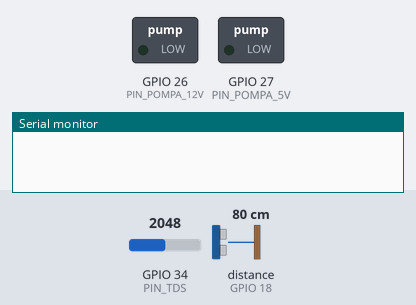
A sketch run on a simulated ESP32. On the bench: switched loads named in the sketch (green lamp = pin HIGH), the last lines printed to the serial monitor. Wiring (inferred from the names in the program): ultrasonic range finder: trigger GPIO 5; echo GPIO 18. The test bench sets the inputs (shaded band); at power-on: GPIO 34 (PIN_TDS) = 2048, distance to the obstacle (sensor on GPIO 18) 80 cm (analog values on the 0–4095 scale). The echo pulse lasts 58.3 µs per cm; WiFi joins after 1.5 s; servers stay silent unless stated; pins used as bus, display or sensor lines are not drawn.

Above: at 0.0 s.
At 2.2 s:
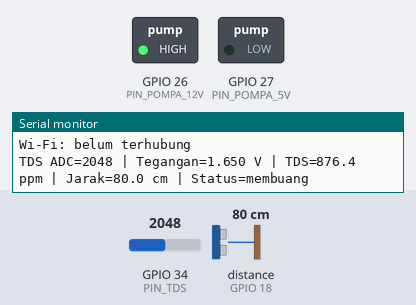
2.3 s: GPIO 34 (PIN_TDS) set to 12
4.1 s: GPIO 34 (PIN_TDS) set to 9
At 17.8 s:
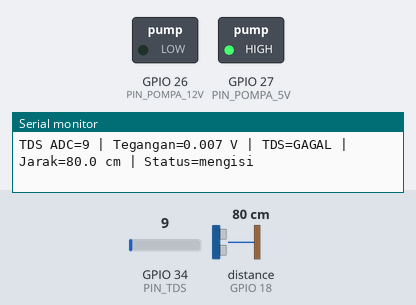
Timing chart, 0 to 18.1 s (numbered marks = the images above; inputs shaded):
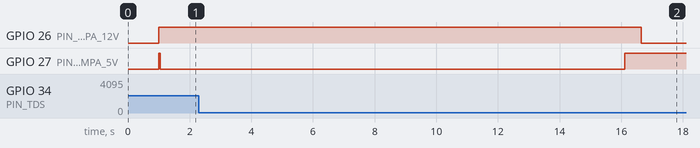

Measured:
- the behaviour switches between 11 and 10 on GPIO 34 (PIN_TDS) (found by bisection; images 1 and 2)

The sketch:

waterly_esp32_wifi_status.ino
```cpp
#include <WiFi.h>
#include <WebServer.h>
#include <math.h>

// Isi dengan nama dan password Wi-Fi/hotspot
const char* WIFI_SSID = "NAMA_WIFI";
const char* WIFI_PASSWORD = "PASSWORD_WIFI";

// Pin sensor
const int PIN_TDS  = 34;  // AO modul TDS ke GPIO34
const int PIN_TRIG = 5;   // TRIG ultrasonik
const int PIN_ECHO = 18;  // ECHO ultrasonik melalui pembagi tegangan

// Pin relay
const int PIN_POMPA_12V = 26; // IN1: pompa isi 12 V
const int PIN_POMPA_5V  = 27; // IN2: pompa buang 5 V

// true = relay aktif-LOW; false = relay aktif-HIGH
const bool RELAY_ACTIVE_LOW = true;
const int POMPA_ON  = RELAY_ACTIVE_LOW ? LOW : HIGH;
const int POMPA_OFF = RELAY_ACTIVE_LOW ? HIGH : LOW;

// Pengaturan sistem
const float BATAS_TDS_PPM = 330.0;
const float JARAK_TARGET_CM = 10.0;
const unsigned long DURASI_BUANG_MS = 15000UL; // Pompa buang 15 detik

// Koreksi satu titik: 400 ppm alat pembanding / 300 ppm sensor = 1.33
const float FAKTOR_KALIBRASI_TDS = 1.33f;

const int TDS_ADC_MIN_VALID = 10;
const int TDS_ADC_MAX_VALID = 4085;

WebServer server(80);

enum StatusSistem {
  MENUNGGU,
  MEMBUANG,
  MENUNGGU_ULTRASONIK,
  MENGISI
};

StatusSistem statusSistem = MENUNGGU;

float nilaiTDS = 0.0;
float teganganTDS = 0.0;
float jarakCM = -1.0;
int nilaiADC_TDS = 0;

bool tdsValid = false;
bool ultrasonikValid = false;
bool serverStarted = false;
unsigned long waktuLogWiFi = 0;

unsigned long waktuMulaiBuang = 0;

void matikanSemuaPompa() {
  digitalWrite(PIN_POMPA_5V, POMPA_OFF);
  digitalWrite(PIN_POMPA_12V, POMPA_OFF);
}

const char* namaStatus() {
  switch (statusSistem) {
    case MENUNGGU:
      return "menunggu";
    case MEMBUANG:
      return "membuang";
    case MENUNGGU_ULTRASONIK:
      return "menunggu_ultrasonik";
    case MENGISI:
      return "mengisi";
    default:
      return "tidak_diketahui";
  }
}

bool bacaTDS(float &hasilPPM) {
  const int JUMLAH_BACAAN = 10;
  uint32_t totalADC = 0;

  for (int i = 0; i < JUMLAH_BACAAN; i++) {
    totalADC += analogRead(PIN_TDS);
    delay(3);
  }

  nilaiADC_TDS = totalADC / JUMLAH_BACAAN;
  teganganTDS = nilaiADC_TDS * (3.3f / 4095.0f);

  if (nilaiADC_TDS <= TDS_ADC_MIN_VALID ||
      nilaiADC_TDS >= TDS_ADC_MAX_VALID) {
    return false;
  }

  // Perkiraan rumus sensor TDS analog pada sekitar 25°C
  hasilPPM =
      (133.42f * teganganTDS * teganganTDS * teganganTDS
       - 255.86f * teganganTDS * teganganTDS
       + 857.39f * teganganTDS) * 0.5f;

  // Faktor kalibrasi satu titik
  hasilPPM *= FAKTOR_KALIBRASI_TDS;

  return isfinite(hasilPPM) && hasilPPM >= 0.0f;
}

bool bacaUltrasonik(float &hasilCM) {
  digitalWrite(PIN_TRIG, LOW);
  delayMicroseconds(3);

  digitalWrite(PIN_TRIG, HIGH);
  delayMicroseconds(10);
  digitalWrite(PIN_TRIG, LOW);

  unsigned long durasi = pulseIn(PIN_ECHO, HIGH, 30000UL);

  if (durasi == 0) {
    return false;
  }

  hasilCM = durasi * 0.0343f / 2.0f;

  return isfinite(hasilCM) &&
         hasilCM >= 2.0f &&
         hasilCM <= 400.0f;
}

void kirimStatusWeb() {
  char json[256];
  char tdsText[20] = "null";
  char jarakText[20] = "null";

  if (tdsValid) {
    dtostrf(nilaiTDS, 0, 1, tdsText);
  }

  if (ultrasonikValid) {
    dtostrf(jarakCM, 0, 1, jarakText);
  }

  snprintf(
    json,
    sizeof(json),
    "{\"tds\":%s,\"jarak_cm\":%s,\"tds_valid\":%s,"
    "\"ultrasonik_valid\":%s,\"adc_tds\":%d,"
    "\"tegangan_tds\":%.3f,\"status\":\"%s\"}",
    tdsText,
    jarakText,
    tdsValid ? "true" : "false",
    ultrasonikValid ? "true" : "false",
    nilaiADC_TDS,
    teganganTDS,
    namaStatus()
  );

  server.sendHeader("Access-Control-Allow-Origin", "*");
  server.sendHeader("Cache-Control", "no-store");
  server.send(200, "application/json", json);
}

const char* namaStatusWiFi(wl_status_t status) {
  switch (status) {
    case WL_CONNECTED:       return "TERHUBUNG";
    case WL_NO_SSID_AVAIL:   return "SSID tidak ditemukan";
    case WL_CONNECT_FAILED:  return "gagal; cek password/keamanan hotspot";
    case WL_CONNECTION_LOST: return "koneksi terputus";
    case WL_DISCONNECTED:    return "belum terhubung";
    default:                 return "sedang mencoba";
  }
}
void mulaiWiFi() {
  WiFi.mode(WIFI_STA);
  WiFi.setAutoReconnect(true);
  WiFi.begin(WIFI_SSID, WIFI_PASSWORD);
}

void setup() {
  Serial.begin(115200);
  delay(1000);

  pinMode(PIN_POMPA_5V, OUTPUT);
  pinMode(PIN_POMPA_12V, OUTPUT);
  matikanSemuaPompa();

  pinMode(PIN_TRIG, OUTPUT);
  pinMode(PIN_ECHO, INPUT);
  digitalWrite(PIN_TRIG, LOW);

  analogReadResolution(12);
  analogSetPinAttenuation(PIN_TDS, ADC_11db);

  server.on("/api/status", HTTP_GET, kirimStatusWeb);
  mulaiWiFi();
  waktuLogWiFi = millis();
  Serial.println("Wi-Fi: mulai menyambung...");

  Serial.println("WATERLY mulai; kedua pompa OFF.");
  Serial.println("Pilih 115200 baud di Serial Monitor.");
  Serial.print("Batas TDS pembuangan: ");
  Serial.print(BATAS_TDS_PPM, 0);
  Serial.println(" ppm");
  Serial.print("Relay aktif-LOW: ");
  Serial.println(RELAY_ACTIVE_LOW ? "ya" : "tidak");
}

void loop() {
  if (WiFi.status() != WL_CONNECTED && serverStarted) {
    serverStarted = false;
    Serial.println("Wi-Fi terputus; ESP32 mencoba menyambung kembali.");
  }

  if (WiFi.status() != WL_CONNECTED && millis() - waktuLogWiFi >= 1000UL) {
    Serial.print("Wi-Fi: ");
    Serial.println(namaStatusWiFi(WiFi.status()));
    waktuLogWiFi = millis();
  }

  if (WiFi.status() == WL_CONNECTED && !serverStarted) {
    server.begin();
    serverStarted = true;

    Serial.print("IP ESP32: http://");
    Serial.println(WiFi.localIP());

    Serial.print("API: http://");
    Serial.print(WiFi.localIP());
    Serial.println("/api/status");
  }

  if (serverStarted) {
    server.handleClient();
  }

  tdsValid = bacaTDS(nilaiTDS);
  ultrasonikValid = bacaUltrasonik(jarakCM);

  switch (statusSistem) {
    case MENUNGGU:
      matikanSemuaPompa();

      if (tdsValid && nilaiTDS >= BATAS_TDS_PPM) {
        digitalWrite(PIN_POMPA_12V, POMPA_OFF);
        digitalWrite(PIN_POMPA_5V, POMPA_ON);

        waktuMulaiBuang = millis();
        statusSistem = MEMBUANG;

        Serial.println("TDS mencapai batas: pompa buang 5 V ON.");
      }
      break;

    case MEMBUANG:
      digitalWrite(PIN_POMPA_12V, POMPA_OFF);
      digitalWrite(PIN_POMPA_5V, POMPA_ON);

      if (millis() - waktuMulaiBuang >= DURASI_BUANG_MS) {
        digitalWrite(PIN_POMPA_5V, POMPA_OFF);
        digitalWrite(PIN_POMPA_12V, POMPA_OFF);

        statusSistem = MENUNGGU_ULTRASONIK;
        Serial.println("Pembuangan selesai; menunggu ultrasonik valid.");
      }
      break;

    case MENUNGGU_ULTRASONIK:
      matikanSemuaPompa();

      if (ultrasonikValid) {
        digitalWrite(PIN_POMPA_12V, POMPA_ON);
        statusSistem = MENGISI;
        Serial.println("Ultrasonik valid: pompa isi 12 V ON.");
      }
      break;

    case MENGISI:
      digitalWrite(PIN_POMPA_5V, POMPA_OFF);

      if (!ultrasonikValid) {
        digitalWrite(PIN_POMPA_12V, POMPA_OFF);
        statusSistem = MENUNGGU_ULTRASONIK;
        Serial.println("Ultrasonik gagal: pompa isi 12 V OFF.");
      } else if (jarakCM <= JARAK_TARGET_CM) {
        digitalWrite(PIN_POMPA_12V, POMPA_OFF);
        statusSistem = MENUNGGU;
        Serial.println("Jarak mencapai target: pompa isi 12 V OFF.");
      } else {
        digitalWrite(PIN_POMPA_12V, POMPA_ON);
      }
      break;
  }

  Serial.print("TDS ADC=");
  Serial.print(nilaiADC_TDS);
  Serial.print(" | Tegangan=");
  Serial.print(teganganTDS, 3);
  Serial.print(" V | TDS=");

  if (tdsValid) {
    Serial.print(nilaiTDS, 1);
    Serial.print(" ppm");
  } else {
    Serial.print("GAGAL");
  }

  Serial.print(" | Jarak=");

  if (ultrasonikValid) {
    Serial.print(jarakCM, 1);
    Serial.print(" cm");
  } else {
    Serial.print("GAGAL");
  }

  Serial.print(" | Status=");
  Serial.println(namaStatus());

  delay(500);
}
```
